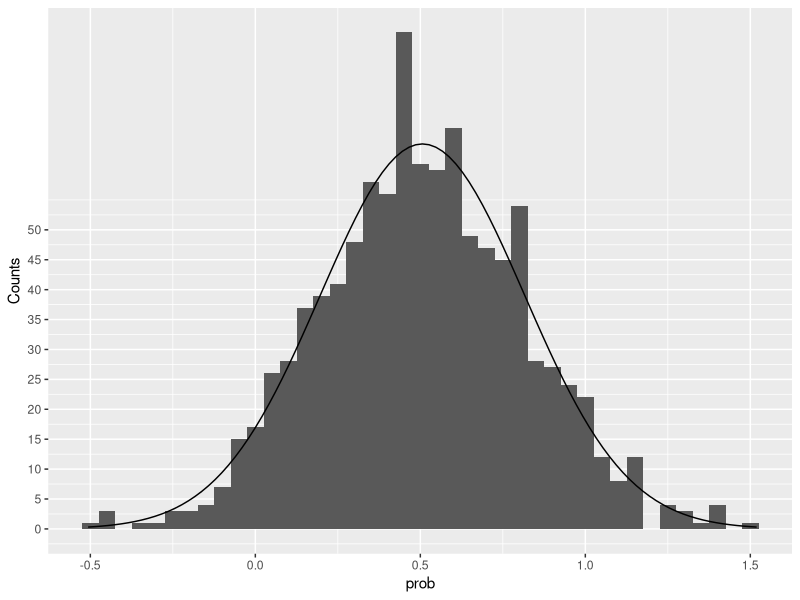

This chart was generated by the following R code: (Note: this script raises an error after producing the figure.)
# testing conditions and movement link
library(ggplot2)

# for now, movement prob sampled from random dist 0-1
# p(move) for each stage or patch? stage and patch?
prob <- rnorm(1000, mean = 0.5, sd= 0.3) # sample of 1000 
prob_df <- as.data.frame(prob)

n_obs <-  sum(!is.na(prob_df$prob))

norm.plot <- ggplot(prob_df, aes(prob))  + 
  geom_histogram(aes(y = after_stat(density)),  binwidth = 0.05) + 
  stat_function(fun = dnorm, args = list(mean = mean(prob_df$prob), sd = sd(prob_df$prob)))

# rescaling y
ybreaks = seq(0,50,5) 
# On primary axis
norm.plot + scale_y_continuous("Counts", breaks = round(ybreaks / (0.05 * n_obs),3), labels = ybreaks)

# randomly generating movement probs for each class and patch
dmat <- matrix(0, ncol= 4, nrow= 2) # row 1 = pstay, row 2 = move
colnames(dmat) <-  c("Yearling_f", "Adult_f", "Yearling_m", "Adult_m")
rownames(dmat) <- c(1:2)
dmat1 <- dmat            # stay and move for patch 1 - assuming better than patch 2
dmat2 <- dmat

# generating probs by sampling truncated norm. Assume patch 1 better than 2, so move low for 1, high for 2
move1 <- rtnorm(4, mean = 0.2, sd= 0.2, lower = 0, upper = 1) # vector of movement probs -  shouldnt fems disperse less?
dmat1[2,] <- move1
dmat1[1,] <- 1-move1
print(dmat1)
move2<- rtnorm(4, mean = 0.6, sd= 0.2, lower = 0, upper = 1) 
dmat2[2,] <- move2
dmat2[1,] <- 1-move2
print(dmat2)


# logit link - for sex ratio of current and movement prob, (not distance!)
# example sr = just over 1 as relative fem abundance (Nf/Nm)
sr <- rnorm(n=50, mean = 1.5, sd= 0.5)  # can get up to 3:1!
if(any(sr <0) ){
  sr[sr < 0] <- 0
}

# visualising ratio
sr_df <- as.data.frame(sr)
obs_sr = sum(!is.na(sr_df$sr))

logit.plot <- ggplot(sr_df, aes(sr))  + 
  geom_histogram(aes(y = ..density..),  binwidth = 0.05) + 
  stat_function(fun = dnorm, args = list(mean = mean(sr_df$sr), sd = sd(sr_df$sr)))

# rescaling y
ybreaks = seq(0,50,5) 
## On primary axis
logit.plot + scale_y_continuous("Counts", breaks = round(ybreaks / (0.05 * obs_sr),3), labels = ybreaks)

# defining binary movement based off this
y <- ifelse(sr_df > 1, 0, 1)    # males only move when fem abundance greater than male
sr_df$Y <- y 


# visualising distance against Y (move or not)
ggplot(data = sr_df, aes(x= sr, y=Y))+
  geom_point() +
  labs(title = "Male movement probability distribution",
       y = "Movement prob", 
       x = "Sex ratio (number of females per male)")

mylogit <- glm(Y ~ sr, data = sr_df, family = "binomial")  # creating gen linear model to predict effect of sex ratio on movement
summary(mylogit)

new_df <- data.frame(sample_ratio = seq(min(sr_df$sr), max(sr_df$sr), length.out=100))   # creating df with possible sex ratios (between min and max generated)
new_df$prob <- predict(mylogit, data = new_df, type = "response")   # applying my model to these sample ratios

# visualising model
ggplot(sr_df, aes(x = sr, y = Y)) +
  geom_jitter(height = 0.03, width = 0, alpha = 0.6) +
  stat_smooth(method = "glm",
              method.args = list(family = "binomial"),
              se = FALSE, color = "blue", size = 1.2) +
  labs(title = "Male movement probability distribution",
       y = "Movement prob", 
       x = "Sex ratio (number of females per male)")   # represents a single male sample - what does he do at diff sex ratios?


# increasing replicates 
# treat each y as movement data for an individ MALE badger
y1 <- ifelse(sr > 1.2, 0, 1)   # setting various different movement thresholds, represents larger sample size
y2 <- ifelse(sr > 1, 0, 1)
y3 <- ifelse(sr > 1.25, 0, 1)
y4 <- ifelse(sr > 0.9, 0, 1)
y5 <- ifelse(sr > 0.7, 0, 1)

y_list <- vector("list")  # blank vecor for p move FOR EACH INDIVIDUAL - 50 responses (length sr) for each individual

for (i in 1:10) {
min_f <- rnorm(1, mean = 1.5, sd = 0.2)  # random number to set as threshold

y_list[[i]] <- ifelse(sr > min_f, 0, 1)    # for each invidual list, stay if greater than this random number, move if not
}

# blank df with 10 cols
move_df <- data.frame(matrix(0, nrow = 50, ncol = 10))
colnames(move_df) <- c("Male_1","Male_2","Male_3", "Male_4", "Male_5", "Male_6", "Male_7", "Male_8", "Male_9", "Male_10")

for ( i in 1:10){
  move_df[,i] <- y_list[[i]]  # first col = first list from y_list
}

move_df$Y <- rowMeans(move_df) # mean response for each sr (from sr_df), creates continuous var from binary

move_df$sr <- sr # sr must add in later so we don't interfer with rowmeans

# new logit function based of these 
newlogit <- glm(Y ~ sr, data = move_df, family = "binomial")  # creating gen linear model to predict effect of sex ratio on movement
summary(newlogit)

new <- data.frame(sr = seq(min(move_df$sr), max(move_df$sr), length.out=100))
new$prob <- predict(newlogit, data = new, type = "response") # prediction of movement given sex ratio based on new glm  
                                                 # - doesn't seem to correlate movement with sr?

# visualising model
ggplot(move_df, aes(x = sr, y = Y)) +
  geom_jitter(height = 0.03, width = 0, alpha = 0.6) +
  stat_smooth(method = "glm",
              method.args = list(family = "binomial"),
              se = FALSE, color = "blue", size = 1.2) +
  labs(title = "Male movement probability distribution",
       y = "Movement prob", 
       x = "Sex ratio (number of females per male)")    # more samples from individuals = curvier


# need to extract equation of curve 
# then, can input Nf. Nm and auto calculate p(move) for all males



# Defining movement function for Dmat
# base logistic equation = L / (1 - e^(-k(x-x0)))
# where L = 1 (max value, prob bound between 0 and 1)
# K = steepness of curve (vis using desmos). We want pop size as some density val?
# x0 = 0.5 (midpoint) 



# FUTURE - adding density dependent dispersal
ddDmat.create <- function(colnames, nPatches, 
                          group_size, sex_ratio = NULL, 
                          k) {
  Dmat <- matrix(0, ncol= length(colnames), nrow = nPatches) # row = number patches
  colnames(Dmat) <- colnames
  
  max_group_size <- 28 # based on papers recording 26 and 27 
  
  # logistic equation - total group size
  for (p in 1:nPatches){
    x <- group_size/ max_group_size    # proportion of max size
    move <- 1 / (1 - exp((-k(x-0.5)))) 
    Dmat[p,] <- move   # equal for all indivs or variable between sexes? vary K value for males and females?
  }
  
  if(!is.null(sex_ratio) == FALSE){
    for (p in 1:nPatches){
      x <- sex_ratio    # proportion of max size
      move <- 1 / (1 - exp((-k[2](x-0.5)))) # second value for k needed
      Dmat[p,2] <- move   # male movement prob 
    }
  }
  return(Dmat)
}

# NOTES a more versitile way to construct in case we are deciding if yearlings are also moving is to have 
# 4X4 Dmat with 0 in non-moving stages. Multiply relevant entries and if not moving, will be multiplying 0. 
